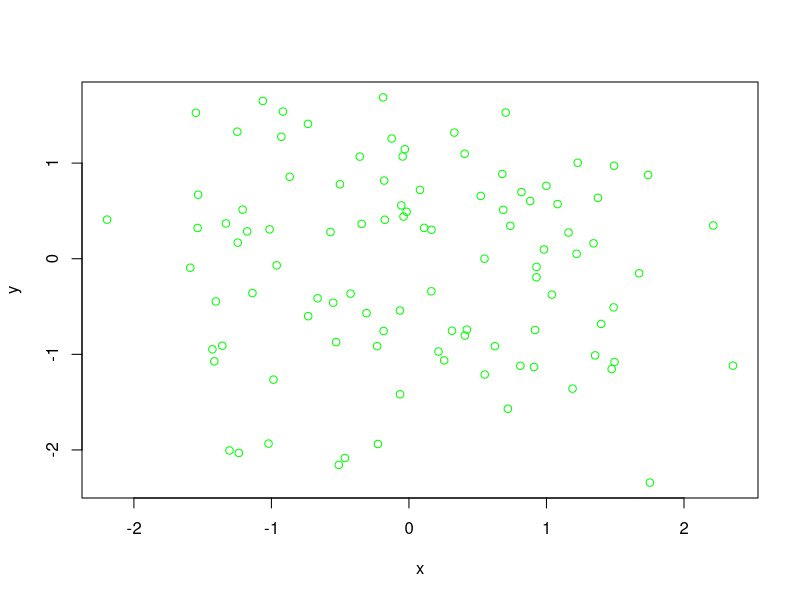
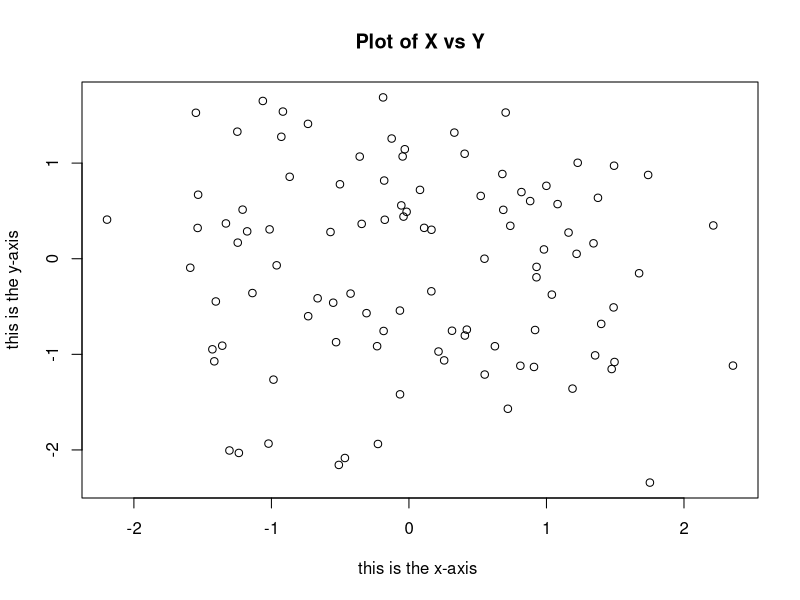
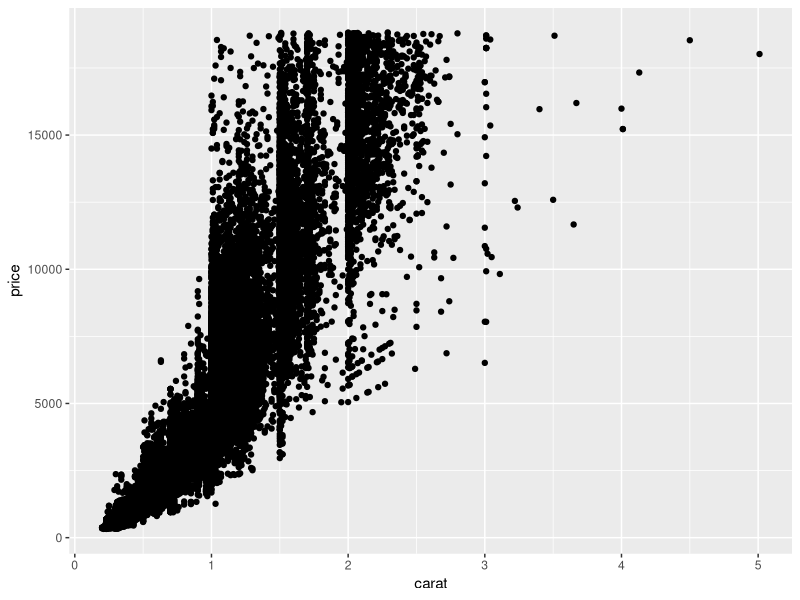
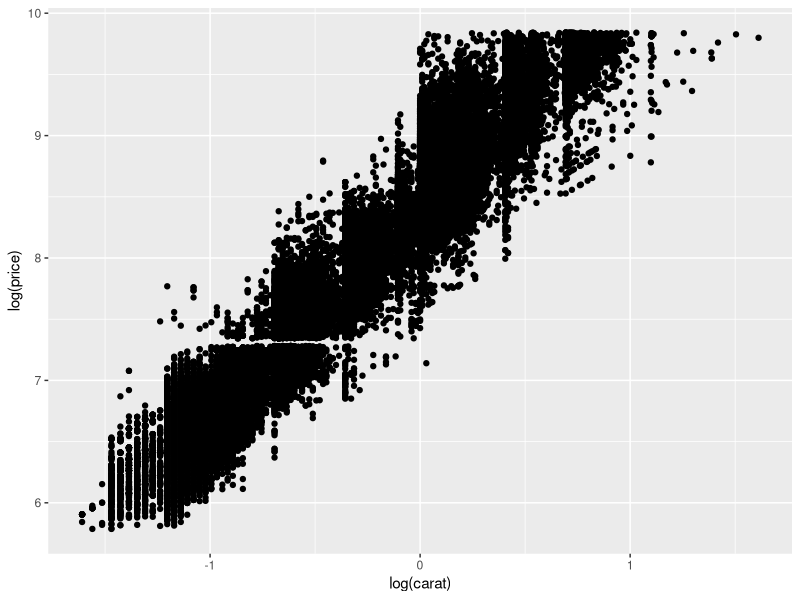
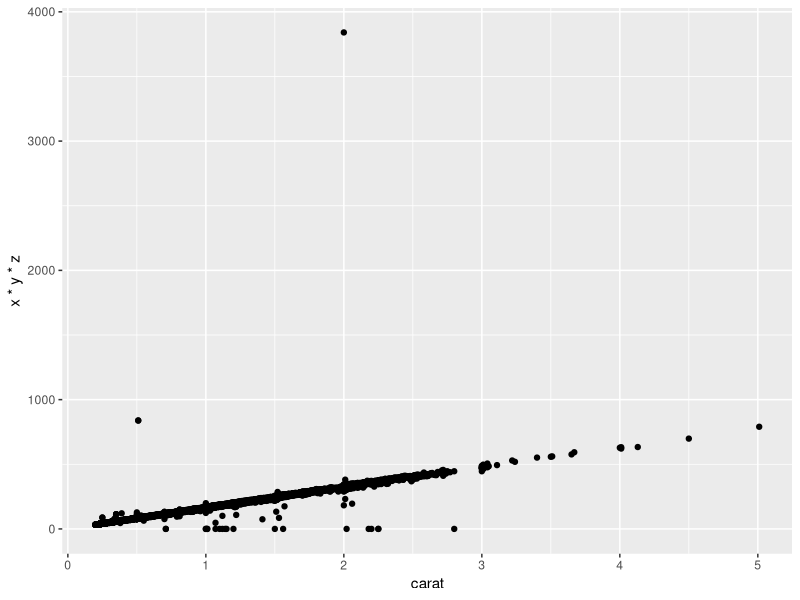
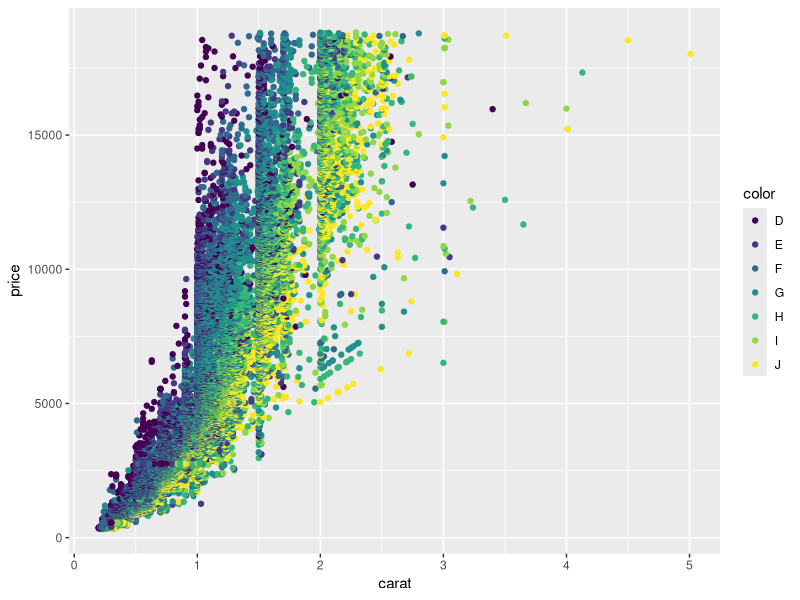
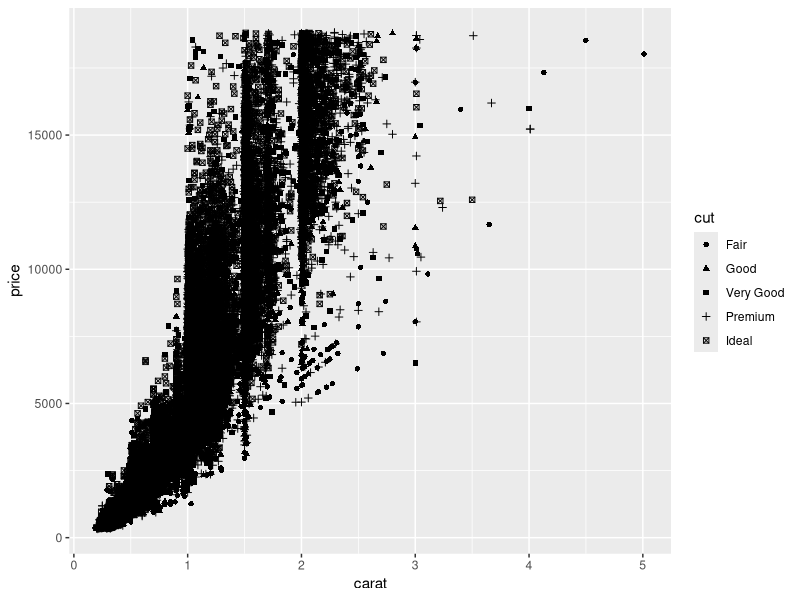
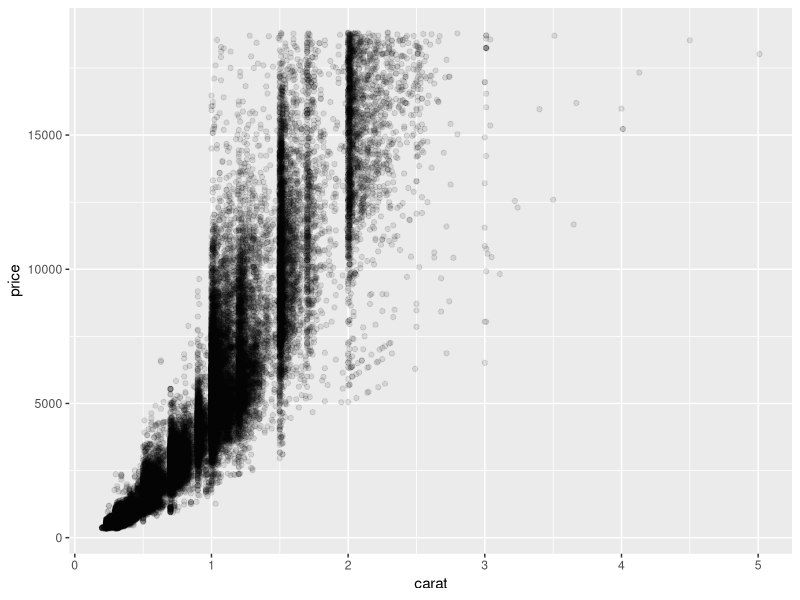

Recreate these plots in R, in order.
## ---- chunk 1
knitr::opts_chunk$set(echo = TRUE, message = FALSE,
                      fig.width = 8, fig.height = 6)
## ---- chunk 2
x = rnorm (100)
y = rnorm (100)
plot(x, y, col = "green")
plot(x, y, xlab = "this is the x-axis " , ylab = "this is the y-axis" ,
      main = "Plot of X vs Y")
## ---- chunk 3
library(ggplot2) # Pour le graphique
library(knitr) # Para Kable
library(dplyr) # Pipe operator

data(diamonds)
summary(diamonds[,1:5]) %>% kable(digits = 0)
## ---- chunk 4
data(diamonds)
summary(diamonds[,6:10]) %>% kable(digits = 0)
## ---- chunk 5
qplot(carat, price, data = diamonds)
## ---- chunk 6
qplot(log(carat), log(price), data = diamonds)
## ---- chunk 7
qplot(carat, x * y * z, data = diamonds)
## ---- chunk 8
par(mfrow = c(2,1))

qplot(carat, price, data = diamonds, colour = color)
qplot(carat, price, data = diamonds, shape = cut)
## ---- chunk 9
qplot(carat, price, data = diamonds, alpha = I(1/10))
qplot(carat, price, data = diamonds, alpha = I(1/100))
qplot(carat, price, data = diamonds, alpha = I(1/200))
## ---- chunk 10
# Adding a smoother to a plot

qplot(carat, cut, data = diamonds, geom = c("point", "smooth"))
qplot(carat, price, data = diamonds, geom = c("point", "smooth"))
## ---- chunk 11
set.seed(1234)  # Fixed seed
dsmall <- diamonds[sample(nrow(diamonds), 200), ]

qplot(log(carat), log(price), data = diamonds)  # Scatter Plot
qplot(log(carat), log(price), data = diamonds, colour = color)
## ---- chunk 12
qplot(color, price/carat, data = diamonds, geom = "jitter", alpha = I(0.25))  # Standard Jitter plot
qplot(color, price/carat, data = diamonds, geom = "jitter", alpha = I(0.25), 
      colour = color)
## ---- chunk 13
qplot(color, price/carat, data = diamonds, geom = "boxplot")  # Boxplot
qplot(color, price/carat, data = diamonds, geom = "boxplot", colour = color)
## ---- chunk 14
qplot(carat, data = diamonds, geom = "histogram", binwidth = 1)  
qplot(carat, data = diamonds, geom = "histogram", binwidth = 0.1)  
qplot(carat, data = diamonds, geom = "histogram", binwidth = 0.01)  
qplot(carat, data = diamonds, geom = "histogram", binwidth = 1, fill = color)  
qplot(carat, data = diamonds, geom = "histogram", binwidth = 0.1, fill = color)  
qplot(carat, data = diamonds, geom = "histogram", binwidth = 0.01, fill = color)
## ---- chunk 15
qplot(carat, data = diamonds, geom = "density")  
qplot(carat, data = diamonds, geom = "density", colour = color, 
      fill = color, alpha = I(0.5))  
qplot(carat, data = diamonds, geom = "density", colour = color, 
      fill = color, alpha = I(0.25)) 
## ---- chunk 16
year = function(x) as.POSIXlt(x)$year + 1900
qplot(unemploy/pop, uempmed, data = economics, geom = c("point", "path"))  
qplot(unemploy/pop, uempmed, data = economics, geom = "path", colour = year(date)) +
  scale_size_area()
